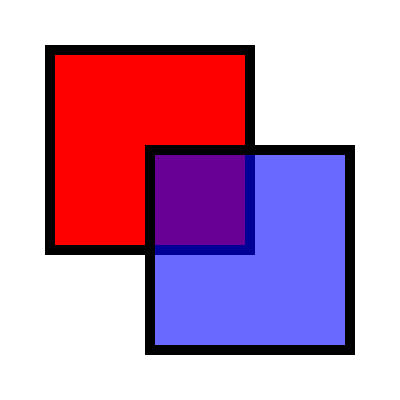
Frame 1 (no input)
Frame 60 (no input): identical to frame 1, image omitted
Frame 120 (the mouse pressed at the canvas centre since frame 60): identical to frame 1, image omitted

The p5.js sketch that drew this single still picture (run headless with seeded random() and noise() and a simulated clock; from frame 60 on, the mouse is pressed at the canvas centre):

// p5.js sketch
// ── sketch.js
// http://coursescript.com/notes/interactivecomputing/drawing/rectangles/

function setup() 
{
  // set canvas size
  createCanvas(400, 400); 
}
 
function draw() 
{
  // set background color to white
  background(255);
 
  // set the stroke color to black
  stroke(0);
 
  // set the stroke weight
  strokeWeight(10);
 
  // set the ellipse mode
  rectMode(CORNER);
 
  // set the fill color to red
  fill(255, 0, 0, 255);
 
  // draw a solid rectangle
  rect(50, 50, 200, 200);
 
  // set the fill color to blue with some transparency
  fill(0, 0, 255, 150);
 
  // draw another rectangle
  rect(150, 150, 200, 200);
}
